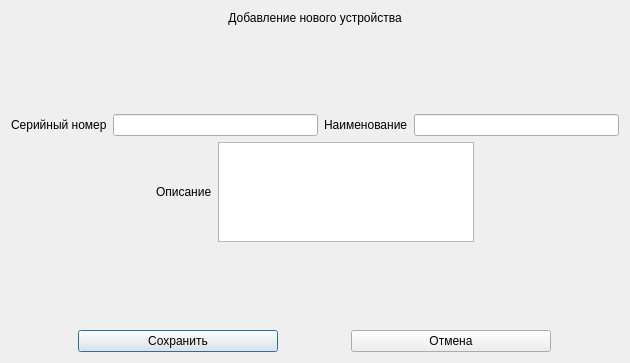
<?xml version="1.0" encoding="UTF-8"?>
<ui version="4.0">
 <class>DeviceDialog</class>
 <widget class="QDialog" name="DeviceDialog">
  <property name="geometry">
   <rect>
    <x>0</x>
    <y>0</y>
    <width>630</width>
    <height>363</height>
   </rect>
  </property>
  <property name="minimumSize">
   <size>
    <width>630</width>
    <height>360</height>
   </size>
  </property>
  <property name="windowTitle">
   <string>Добавление нового устройства</string>
  </property>
  <layout class="QVBoxLayout" name="verticalLayout_2">
   <item>
    <layout class="QVBoxLayout" name="verticalLayout">
     <item>
      <widget class="QLabel" name="lbTitle">
       <property name="sizePolicy">
        <sizepolicy hsizetype="Preferred" vsizetype="Maximum">
         <horstretch>0</horstretch>
         <verstretch>0</verstretch>
        </sizepolicy>
       </property>
       <property name="text">
        <string>Добавление нового устройства</string>
       </property>
       <property name="alignment">
        <set>Qt::AlignmentFlag::AlignCenter</set>
       </property>
      </widget>
     </item>
     <item>
      <spacer name="verticalSpacer">
       <property name="orientation">
        <enum>Qt::Orientation::Vertical</enum>
       </property>
       <property name="sizeHint" stdset="0">
        <size>
         <width>20</width>
         <height>40</height>
        </size>
       </property>
      </spacer>
     </item>
     <item>
      <layout class="QHBoxLayout" name="horizontalLayout_2">
       <item>
        <widget class="QLabel" name="lbDevNum">
         <property name="text">
          <string>Серийный номер</string>
         </property>
        </widget>
       </item>
       <item>
        <widget class="QLineEdit" name="ldDevNum"/>
       </item>
       <item>
        <widget class="QLabel" name="lbDevName">
         <property name="text">
          <string>Наименование</string>
         </property>
        </widget>
       </item>
       <item>
        <widget class="QLineEdit" name="ldDevName"/>
       </item>
      </layout>
     </item>
     <item>
      <layout class="QHBoxLayout" name="horizontalLayout_4">
       <item>
        <spacer name="horizontalSpacer">
         <property name="orientation">
          <enum>Qt::Orientation::Horizontal</enum>
         </property>
         <property name="sizeHint" stdset="0">
          <size>
           <width>40</width>
           <height>20</height>
          </size>
         </property>
        </spacer>
       </item>
       <item>
        <widget class="QLabel" name="lbDevDesc">
         <property name="sizePolicy">
          <sizepolicy hsizetype="Maximum" vsizetype="Maximum">
           <horstretch>0</horstretch>
           <verstretch>0</verstretch>
          </sizepolicy>
         </property>
         <property name="text">
          <string>Описание</string>
         </property>
        </widget>
       </item>
       <item>
        <widget class="QTextEdit" name="txtDevDesc">
         <property name="sizePolicy">
          <sizepolicy hsizetype="Maximum" vsizetype="Maximum">
           <horstretch>0</horstretch>
           <verstretch>0</verstretch>
          </sizepolicy>
         </property>
         <property name="minimumSize">
          <size>
           <width>0</width>
           <height>50</height>
          </size>
         </property>
         <property name="maximumSize">
          <size>
           <width>16777215</width>
           <height>100</height>
          </size>
         </property>
         <property name="overwriteMode">
          <bool>false</bool>
         </property>
        </widget>
       </item>
       <item>
        <spacer name="horizontalSpacer_2">
         <property name="orientation">
          <enum>Qt::Orientation::Horizontal</enum>
         </property>
         <property name="sizeHint" stdset="0">
          <size>
           <width>40</width>
           <height>20</height>
          </size>
         </property>
        </spacer>
       </item>
      </layout>
     </item>
     <item>
      <spacer name="verticalSpacer_2">
       <property name="orientation">
        <enum>Qt::Orientation::Vertical</enum>
       </property>
       <property name="sizeHint" stdset="0">
        <size>
         <width>20</width>
         <height>40</height>
        </size>
       </property>
      </spacer>
     </item>
     <item>
      <layout class="QHBoxLayout" name="horizontalLayout_3">
       <item>
        <widget class="QPushButton" name="btnSave">
         <property name="sizePolicy">
          <sizepolicy hsizetype="Maximum" vsizetype="Fixed">
           <horstretch>0</horstretch>
           <verstretch>0</verstretch>
          </sizepolicy>
         </property>
         <property name="minimumSize">
          <size>
           <width>5</width>
           <height>0</height>
          </size>
         </property>
         <property name="maximumSize">
          <size>
           <width>200</width>
           <height>16777215</height>
          </size>
         </property>
         <property name="text">
          <string>Сохранить</string>
         </property>
        </widget>
       </item>
       <item>
        <widget class="QPushButton" name="btCancel">
         <property name="sizePolicy">
          <sizepolicy hsizetype="Maximum" vsizetype="Fixed">
           <horstretch>0</horstretch>
           <verstretch>0</verstretch>
          </sizepolicy>
         </property>
         <property name="minimumSize">
          <size>
           <width>5</width>
           <height>0</height>
          </size>
         </property>
         <property name="maximumSize">
          <size>
           <width>200</width>
           <height>16777215</height>
          </size>
         </property>
         <property name="text">
          <string>Отмена</string>
         </property>
        </widget>
       </item>
      </layout>
     </item>
    </layout>
   </item>
  </layout>
 </widget>
 <resources/>
 <connections/>
</ui>
